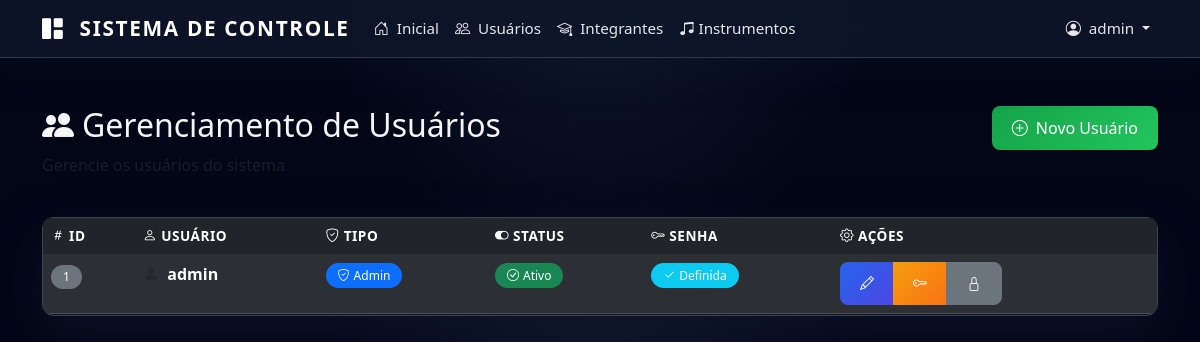
Before: /admin/users (signed in) with the older database file.
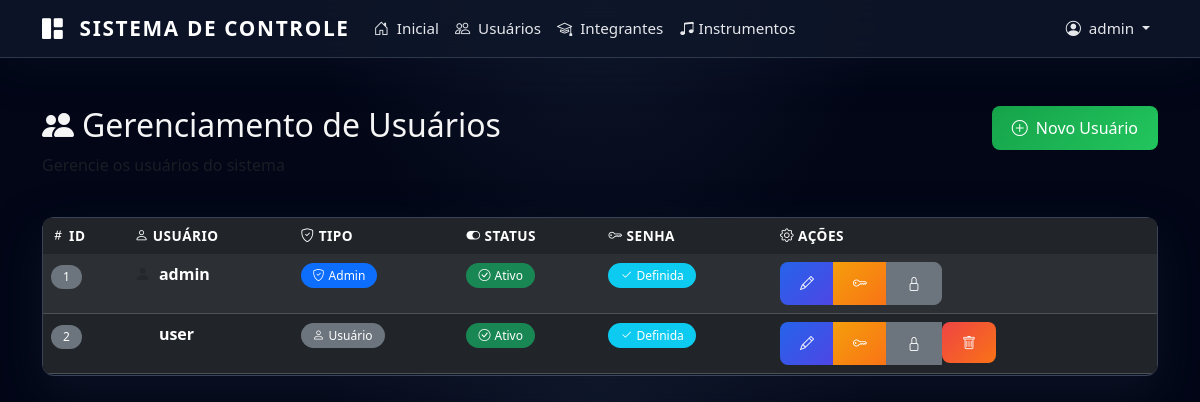
After: the same page with the newer database file.
### app/models.py (models this page shows, shortened)
class User(UserMixin, db.Model):
    id = db.Column(db.Integer, primary_key=True)
    username = db.Column(db.String(100), unique=True, nullable=False)
    password = db.Column(db.String(255), nullable=False)
    is_admin = db.Column(db.Boolean, default=False)
    is_active = db.Column(db.Boolean, default=True)
    must_change_password = db.Column(db.Boolean, default=True)
    login_attempts = db.Column(db.Integer, default=0)
    blocked_until = db.Column(db.DateTime, nullable=True)

### app/routes.py (the view)
@main_bp.route("/admin/users")
@login_required
@admin_required
def listar_usuarios():
    usuarios = User.query.all()
    return render_template("admin_users.html", usuarios=usuarios)

### app/__init__.py (called while the page is built)
@login_manager.user_loader
def load_user(user_id):
    from .models import User
    return User.query.get(int(user_id))

### app/utils.py (called while the page is built)
def admin_required(f):
    @wraps(f)
    def decorated_function(*args, **kwargs):
        if not current_user.is_authenticated:
            return redirect(url_for("auth.login"))
        if not current_user.is_admin:
            flash("Acesso restrito ao administrador.")
            return redirect(url_for("main.dashboard"))
        return f(*args, **kwargs)
    return decorated_function

### templates/admin_users.html
{% extends "base.html" %}
{% block content %}
<div class="container mt-5 fade-in">
  <div class="row mb-4">
    <div class="col-md-8">
      <h2><i class="bi bi-people-fill me-2"></i>Gerenciamento de Usuários</h2>
      <p class="text-muted">Gerencie os usuários do sistema</p>
    </div>
    <div class="col-md-4 text-md-end">
      <a href="{{ url_for('main.criar_usuario') }}" class="btn btn-success">
        <i class="bi bi-plus-circle me-2"></i>Novo Usuário
      </a>
    </div>
  </div>
  <div class="card">
    <div class="card-body p-0">
      <div class="table-responsive">
        <table class="table table-dark table-striped table-hover mb-0">
          <thead class="table-dark">
            <tr>
              <th><i class="bi bi-hash me-1"></i>ID</th>
              <th><i class="bi bi-person me-1"></i>Usuário</th>
              <th><i class="bi bi-shield-check me-1"></i>Tipo</th>
              <th><i class="bi bi-toggle-on me-1"></i>Status</th>
              <th><i class="bi bi-key me-1"></i>Senha</th>
              <th><i class="bi bi-gear me-1"></i>Ações</th>
            </tr>
          </thead>
          <tbody>
            {% for user in usuarios %}
            <tr>
              <td><span class="badge bg-secondary">{{ user.id }}</span></td>
              <td>
                <i class="bi bi-person-fill me-1 text-muted"></i>
                <strong>{{ user.username }}</strong>
              </td>
              <td>
                {% if user.is_admin %}
                  <span class="badge bg-primary">
                    <i class="bi bi-shield-check me-1"></i>Admin
                  </span>
                {% else %}
                  <span class="badge bg-secondary">
                    <i class="bi bi-person me-1"></i>Usuário
                  </span>
                {% endif %}
              </td>
              <td>
                {% if user.is_active %}
                  <span class="badge bg-success">
                    <i class="bi bi-check-circle me-1"></i>Ativo
                  </span>
                {% else %}
                  <span class="badge bg-danger">
                    <i class="bi bi-x-circle me-1"></i>Bloqueado
                  </span>
                {% endif %}
              </td>
              <td>
                {% if user.must_change_password %}
                  <span class="badge bg-warning text-dark">
                    <i class="bi bi-exclamation-triangle me-1"></i>Pendente
                  </span>
                {% else %}
                  <span class="badge bg-info">
                    <i class="bi bi-check2 me-1"></i>Definida
                  </span>
                {% endif %}
              </td>
              <td>
                <div class="btn-group" role="group">
                  <a href="{{ url_for('main.editar_usuario', user_id=user.id) }}" class="btn btn-sm btn-primary" title="Editar">
                    <i class="bi bi-pencil"></i>
                  </a>
                  <a href="{{ url_for('main.resetar_senha', user_id=user.id) }}" class="btn btn-sm btn-warning" title="Resetar Senha">
                    <i class="bi bi-key"></i>
                  </a>
                  <a href="{{ url_for('main.toggle_usuario', user_id=user.id) }}" class="btn btn-sm btn-secondary" title="{{ 'Bloquear' if user.is_active else 'Ativar' }}">
                    <i class="bi {{ 'bi-lock' if user.is_active else 'bi-unlock' }}"></i>
                  </a>
                  {% if user.id != current_user.id %}
                  <form action="{{ url_for('main.excluir_usuario', user_id=user.id) }}" method="POST" style="display: inline;">
                    <button type="submit" class="btn btn-sm btn-danger" title="Excluir" onclick="return confirm('Tem certeza que deseja excluir o usuário {{ user.username }}?')">
                      <i class="bi bi-trash"></i>
                    </button>
                  </form>
                  {% endif %}
                </div>
              </td>
            </tr>
            {% endfor %}
          </tbody>
        </table>
      </div>
    </div>
  </div>
</div>
{% endblock %}

### templates/base.html (shortened to what this page needs)
<!DOCTYPE html>
<html lang="pt-br">
<head>
  <link href="https://cdn.jsdelivr.net/npm/bootstrap@5.3.8/dist/css/bootstrap.min.css" rel="stylesheet">
  <link rel="stylesheet" href="https://cdn.jsdelivr.net/npm/bootstrap-icons@1.11.3/font/bootstrap-icons.min.css">
  <link rel="stylesheet" href="{{ url_for('static', filename='css/style.css') }}">
</head>
<body>
  {% if current_user.is_authenticated %}
  <nav class="navbar navbar-expand-md navbar-dark">
    <div class="container">
      <a class="navbar-brand" href="{{ url_for('main.dashboard') }}">
        <i class="bi bi-grid-1x2-fill me-2"></i> Sistema de Controle
      </a>
      <div class="collapse navbar-collapse" id="navbarNav">
        <ul class="navbar-nav me-auto">
          <li class="nav-item">
            <a class="nav-link" href="{{ url_for('main.dashboard') }}">
              <i class="bi bi-house-door me-1"></i> Inicial
            </a>
          </li>
          {% if current_user.is_admin %}
          <li class="nav-item">
            <a class="nav-link" href="{{ url_for('main.listar_usuarios') }}">
              <i class="bi bi-people me-1"></i> Usuários
            </a>
          </li>
          {% endif %}
          <li class="nav-item">
            <a class="nav-link" href="{{ url_for('main.listar_alunos') }}">
              <i class="bi bi-mortarboard me-1"></i> Integrantes
            </a>
          </li>
          <li class="nav-item">
            <a class="nav-link" href="{{ url_for('main.listar_instrumentos') }}">
              <i class="bi bi-music-note-beamed"></i> Instrumentos
            </a>
          </li>
        </ul>
        <ul class="navbar-nav">
          <li class="nav-item dropdown">
            <a class="nav-link dropdown-toggle" href="#" role="button" data-bs-toggle="dropdown" aria-expanded="false">
              <i class="bi bi-person-circle me-1"></i> {{ current_user.username }}
            </a>
          </li>
        </ul>
      </div>
    </div>
  </nav>
  {% endif %}
  <main class="{% if not current_user.is_authenticated %}min-vh-100{% endif %}">
    {% block content %}{% endblock %}
  </main>
</body>
</html>

### static/css/style.css (style rules this page uses)
:root { --primary-color: #0f172a; --secondary-color: #1e293b; --accent-color: #2563eb; --highlight-color: #e94560; --text-light: #e5e7eb; --text-muted: #9ca3af; --surface-color: #ffffff; --surface-muted: rgba(15, 23, 42, 0.04); --success-color: #22c55e; --warning-color: #facc15; --danger-color: #ef4444; }
body { font-family: system-ui, -apple-system, BlinkMacSystemFont, 'Segoe UI', Tahoma, Geneva, Verdana, sans-serif; background: radial-gradient(circle at top, #0f172a 0, #020617 40%, #020617 100%); color: #e5e7eb; }
.navbar { background: rgba(15, 23, 42, 0.85) !important; backdrop-filter: blur(16px); -webkit-backdrop-filter: blur(16px); border-bottom: 1px solid rgba(148, 163, 184, 0.25); box-shadow: 0 10px 40px rgba(15, 23, 42, 0.35); }
.navbar-brand { font-weight: 700; font-size: 1.3rem; letter-spacing: 0.08em; text-transform: uppercase; }
.nav-link { font-weight: 500; font-size: 0.95rem; color: #e5e7eb !important; transition: color 0.25s ease, opacity 0.25s ease; }
.card { border: none; border-radius: 12px; background: rgba(15, 23, 42, 0.75); backdrop-filter: blur(18px); -webkit-backdrop-filter: blur(18px); border: 1px solid rgba(148, 163, 184, 0.35); box-shadow: 0 18px 45px rgba(15, 23, 42, 0.7); transition: transform 0.3s ease, box-shadow 0.3s ease; }
.btn { border-radius: 8px; font-weight: 500; padding: 10px 20px; transition: all 0.3s ease; }
.btn-success { background: linear-gradient(135deg, #16a34a, #22c55e); border: none; }
.btn-primary { background: linear-gradient(135deg, #2563eb, #4f46e5); border: none; }
.btn-warning { background: linear-gradient(135deg, #f59e0b, #f97316); border: none; color: white; }
.btn-danger { background: linear-gradient(135deg, #ef4444, #f97316); border: none; color: #f9fafb; }
.table { border-radius: 8px; overflow: hidden; }
.table-dark { background-color: var(--primary-color); }
.table thead th { border-bottom: none; font-weight: 600; text-transform: uppercase; font-size: 0.85rem; letter-spacing: 0.5px; }
.table tbody tr { transition: background-color 0.2s ease; }
.badge { padding: 6px 12px; border-radius: 20px; font-weight: 500; font-size: 0.75rem; }
h2, h3, h4, h5, h6 { color: #f5f5f5; }
p { color: #d0d0d0; }
.fade-in { animation: fadeIn 0.5s ease-out; }

Changed rows visible on the page:
added User: id "2", username "user", is_admin False (drawn), is_active True (drawn), must_change_password False (drawn)
